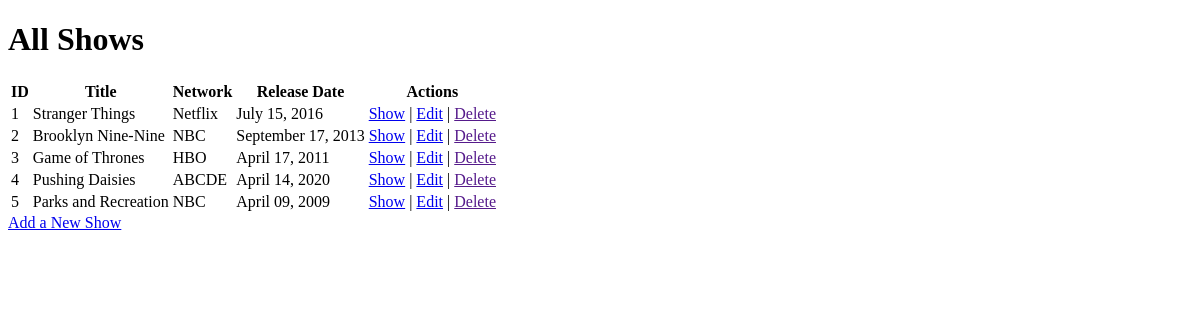
The app's page /shows, older data.
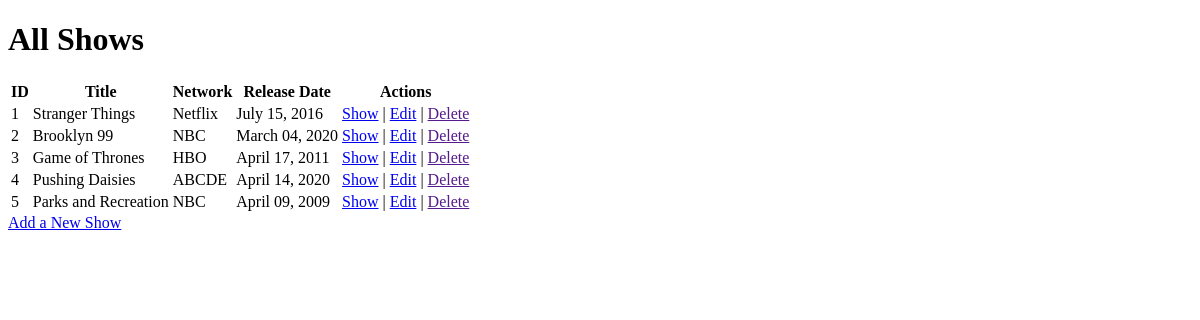
The same page, newer data.
### tv_app/models.py (models this page shows)
class Shows(models.Model):
    title = models.CharField(max_length=45)
    network = models.CharField(max_length=45)
    release_date = models.DateTimeField()
    desc = models.TextField()
    objects = ShowsManager()

### tv_app/views.py (the view)
# urls.py: path('shows', views.shows),
def shows(request):
    context = {
        "all_shows" : Shows.objects.all()
    }
    return render(request, 'shows.html', context)

### tv_app/templates/shows.html (shortened to what this page needs)
<!DOCTYPE html>
<html lang="en">
<head>
</head>
<body>
    <h1>All Shows</h1>
    <div>
        <table>
            <tr>
                <th>ID</th>
                <th>Title</th>
                <th>Network</th>
                <th>Release Date</th>
                <th>Actions</th>
            </tr>
            {% for show in all_shows %}
            <tr>
                <td>{{ show.id }}</td>
                <td>{{ show.title }}</td>
                <td>{{ show.network }}</td>
                <td>{{ show.release_date | date:"F d, Y" }}</td>
                <td>
                    <a href="shows/{{ show.id }}">Show</a><span> |</span>
                    <a href="shows/{{ show.id }}/edit">Edit</a><span> |</span>
                    <a href="">Delete</a>
                </td>
            </tr>
            {% endfor %}
        </table>
    </div>
    <a href="/shows/new">Add a New Show</a>
</body>
</html>

Row changes from the older to the newer data that the page shows:
changed Shows id 2: title "Brooklyn Nine-Nine" → "Brooklyn 99"; release_date "September 17, 2013" → "March 04, 2020"
